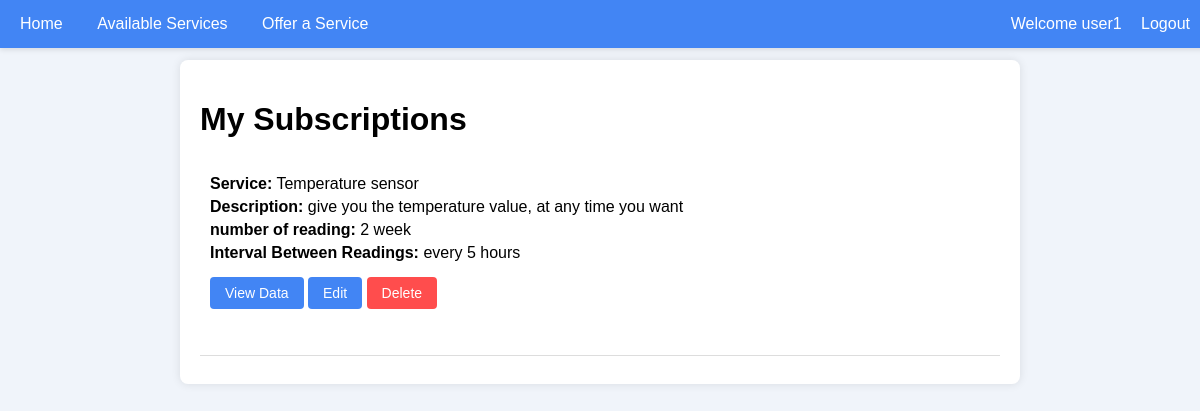
The page /sensor/my-subscriptions/ (signed in) on the database as committed earlier.
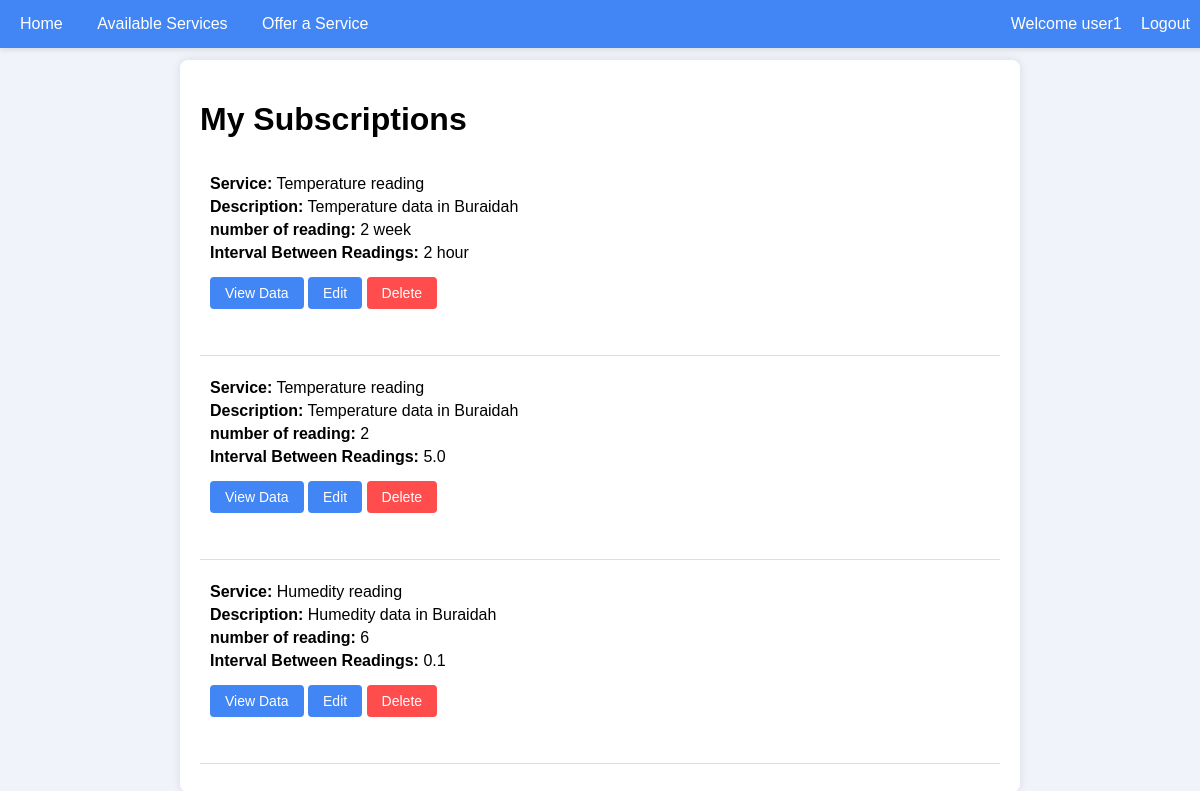
The same page on the database as committed later.
### sensor/models.py (models this page shows)
class Subscription(models.Model):
    user = models.ForeignKey(User, on_delete=models.CASCADE)
    service = models.ForeignKey(OfferedService, on_delete=models.CASCADE)
    subscription_duration = models.IntegerField()  # Number of readings allowed
    interval_between_readings = models.FloatField()  # Interval in hours (e.g., 1.5 for 1 hour 30 minutes)

class OfferedService(models.Model):
    service_type = models.CharField(max_length=100)
    description = models.TextField()
    price = models.DecimalField(max_digits=10, decimal_places=2)
    latitude = models.DecimalField(max_digits=9, decimal_places=6, null=True, blank=True)
    longitude = models.DecimalField(max_digits=9, decimal_places=6, null=True, blank=True)

### sensor/views.py (the view)
# urls.py: path('my-subscriptions/', views.my_subscriptions, name='my_subscriptions'),
@login_required
def my_subscriptions(request):
    subscriptions = Subscription.objects.filter(user=request.user)
    return render(request, 'sensor/my_subscriptions.html', {'subscriptions': subscriptions})

### sensor/templates/sensor/my_subscriptions.html (shortened to what this page needs)
<html>
<head>
</head>
<body>
    <div class="navbar">
        <div>
            <a href="{% url 'home' %}">Home</a>
            <a href="{% url 'sensor:service_list' %}">Available Services</a>
            <a href="{% url 'sensor:offer_service' %}">Offer a Service</a>
        </div>
        <div>
            {% if user.is_authenticated %}
                <span>Welcome {{ user.username }}</span>
                <a href="{% url 'signout' %}">Logout</a>
            {% else %}
                <a href="{% url 'signin' %}">Login</a>
                <a href="{% url 'signup' %}">Sign Up</a>
            {% endif %}
        </div>
    </div>
    <div class="container">
        <h1>My Subscriptions</h1>
        {% for subscription in subscriptions %}
        <div class="subscription-item">
            <p><strong>Service:</strong> {{ subscription.service.service_type }}</p>
            <p><strong>Description:</strong> {{ subscription.service.description }}</p>
            <p><strong>number of reading:</strong> {{ subscription.subscription_duration }}</p>
            <p><strong>Interval Between Readings:</strong> {{ subscription.interval_between_readings }}</p>
            <form action="{% url 'sensor:user_temperature_data' subscription.id %}" method="get" style="display: inline-block;">
                <button type="submit" class="view-data-button">View Data</button>
            </form>
            <form action="{% url 'sensor:edit_subscription' subscription.id %}" method="get" style="display: inline-block;">
                <button type="submit" class="edit-button">Edit</button>
            </form>
            <form action="{% url 'sensor:delete_subscription' subscription.id %}" method="post" style="display: inline-block;">
                <button type="submit" class="delete-button" onclick="return confirm('Are you sure you want to delete this subscription?');">Delete</button>
            </form>
        </div>
        <hr>
        {% endfor %}
    </div>
</body>
</html>

Rows that differ between the two databases and show on the page:
removed Subscription: service.service_type "Temperature sensor", service.description "give you the temperature value, at any time you want", subscription_duration "2 week", interval_between_readings "every 5 hours"
added Subscription: service.service_type "Temperature reading", service.description "Temperature data in Buraidah", subscription_duration "2 week", interval_between_readings "2 hour"
added Subscription: service.service_type "Temperature reading", service.description "Temperature data in Buraidah", subscription_duration "2", interval_between_readings "5.0"
added Subscription: service.service_type "Humedity reading", service.description "Humedity data in Buraidah", subscription_duration "6", interval_between_readings "0.1"
